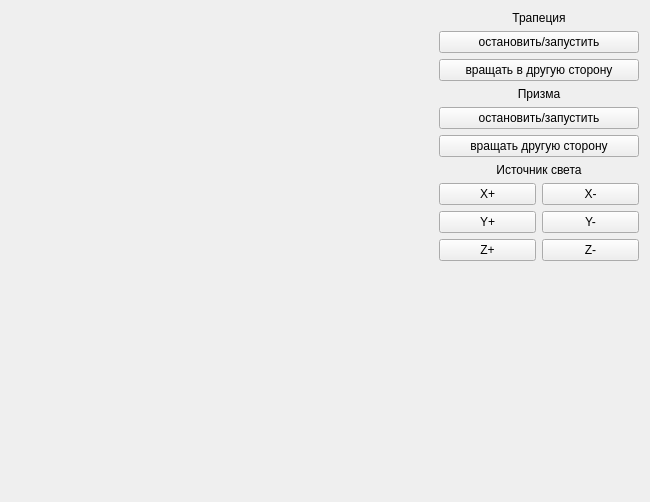
<?xml version="1.0" encoding="UTF-8"?>
<ui version="4.0">
 <class>MainWindow</class>
 <widget class="QMainWindow" name="MainWindow">
  <property name="geometry">
   <rect>
    <x>0</x>
    <y>0</y>
    <width>650</width>
    <height>502</height>
   </rect>
  </property>
  <property name="sizePolicy">
   <sizepolicy hsizetype="Maximum" vsizetype="Maximum">
    <horstretch>0</horstretch>
    <verstretch>0</verstretch>
   </sizepolicy>
  </property>
  <property name="windowTitle">
   <string>MainWindow</string>
  </property>
  <widget class="QWidget" name="centralWidget">
   <layout class="QHBoxLayout" name="horizontalLayout_2">
    <item>
     <layout class="QGridLayout" name="screens_layout">
      <property name="sizeConstraint">
       <enum>QLayout::SetMaximumSize</enum>
      </property>
      <property name="spacing">
       <number>0</number>
      </property>
      <item row="1" column="0">
       <spacer name="horizontalSpacer">
        <property name="orientation">
         <enum>Qt::Horizontal</enum>
        </property>
        <property name="sizeHint" stdset="0">
         <size>
          <width>0</width>
          <height>0</height>
         </size>
        </property>
       </spacer>
      </item>
     </layout>
    </item>
    <item>
     <layout class="QVBoxLayout" name="verticalLayout">
      <item>
       <widget class="QLabel" name="label">
        <property name="text">
         <string>Трапеция</string>
        </property>
        <property name="alignment">
         <set>Qt::AlignCenter</set>
        </property>
       </widget>
      </item>
      <item>
       <widget class="QPushButton" name="L_but">
        <property name="minimumSize">
         <size>
          <width>200</width>
          <height>0</height>
         </size>
        </property>
        <property name="maximumSize">
         <size>
          <width>250</width>
          <height>16777215</height>
         </size>
        </property>
        <property name="text">
         <string>остановить/запустить</string>
        </property>
       </widget>
      </item>
      <item>
       <widget class="QPushButton" name="change_L_rot">
        <property name="minimumSize">
         <size>
          <width>200</width>
          <height>0</height>
         </size>
        </property>
        <property name="maximumSize">
         <size>
          <width>250</width>
          <height>16777215</height>
         </size>
        </property>
        <property name="text">
         <string>вращать в другую сторону</string>
        </property>
       </widget>
      </item>
      <item>
       <widget class="QLabel" name="label_2">
        <property name="text">
         <string>Призма</string>
        </property>
        <property name="alignment">
         <set>Qt::AlignCenter</set>
        </property>
       </widget>
      </item>
      <item>
       <widget class="QPushButton" name="pr_but">
        <property name="minimumSize">
         <size>
          <width>200</width>
          <height>0</height>
         </size>
        </property>
        <property name="maximumSize">
         <size>
          <width>250</width>
          <height>16777215</height>
         </size>
        </property>
        <property name="text">
         <string>остановить/запустить</string>
        </property>
       </widget>
      </item>
      <item>
       <widget class="QPushButton" name="change_prism_rot">
        <property name="minimumSize">
         <size>
          <width>200</width>
          <height>0</height>
         </size>
        </property>
        <property name="maximumSize">
         <size>
          <width>250</width>
          <height>16777215</height>
         </size>
        </property>
        <property name="text">
         <string>вращать другую сторону</string>
        </property>
       </widget>
      </item>
      <item>
       <widget class="QLabel" name="label_3">
        <property name="text">
         <string>Источник света</string>
        </property>
        <property name="alignment">
         <set>Qt::AlignCenter</set>
        </property>
       </widget>
      </item>
      <item>
       <layout class="QHBoxLayout" name="horizontalLayout">
        <item>
         <widget class="QPushButton" name="pushButton_2">
          <property name="text">
           <string>X+</string>
          </property>
         </widget>
        </item>
        <item>
         <widget class="QPushButton" name="pushButtonXmin">
          <property name="text">
           <string>X-</string>
          </property>
         </widget>
        </item>
       </layout>
      </item>
      <item>
       <layout class="QHBoxLayout" name="horizontalLayout_3">
        <item>
         <widget class="QPushButton" name="pushButtonYpl">
          <property name="text">
           <string>Y+</string>
          </property>
         </widget>
        </item>
        <item>
         <widget class="QPushButton" name="pushButtonYmin">
          <property name="text">
           <string>Y-</string>
          </property>
         </widget>
        </item>
       </layout>
      </item>
      <item>
       <layout class="QHBoxLayout" name="horizontalLayout_4">
        <item>
         <widget class="QPushButton" name="pushButtonZpl">
          <property name="text">
           <string>Z+</string>
          </property>
         </widget>
        </item>
        <item>
         <widget class="QPushButton" name="pushButtonZmin">
          <property name="text">
           <string>Z-</string>
          </property>
         </widget>
        </item>
       </layout>
      </item>
      <item>
       <spacer name="verticalSpacer">
        <property name="orientation">
         <enum>Qt::Vertical</enum>
        </property>
        <property name="sizeHint" stdset="0">
         <size>
          <width>20</width>
          <height>40</height>
         </size>
        </property>
       </spacer>
      </item>
     </layout>
    </item>
   </layout>
  </widget>
 </widget>
 <layoutdefault spacing="6" margin="11"/>
 <resources/>
 <connections/>
</ui>
